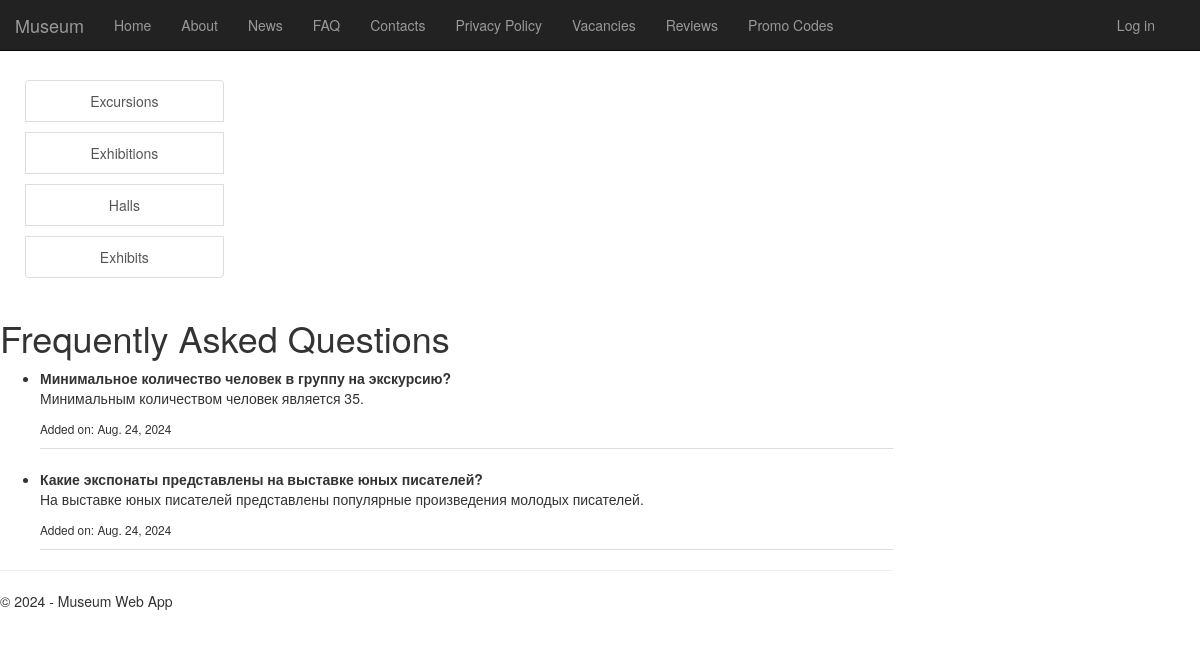
Screenshot of /faq/ with the database file from the repository.
### app/models.py (models this page shows, shortened)
class FAQ(models.Model):
    question = models.CharField(max_length=255)
    answer = models.TextField()
    added_date = models.DateField(auto_now_add=True)

### app/views.py (the view)
# urls.py: re_path(r'^faq/$', views.faq, name='faq'),
def faq(request):
    faqs = FAQ.objects.all()
    if request.user.is_authenticated:
        try:
           employee = Employee.objects.get(user=request.user)
           is_employee = True
        except Employee.DoesNotExist:
           employee = None
           is_employee = False
    else:
        is_employee = False
    assert isinstance(request, HttpRequest)
    return render(
        request,
        'app/faq.html',
        {
            'title':'FAQ',
            'faqs': faqs,
            'is_employee' : is_employee,
            'year':datetime.now().year,
        }
    )

### app/templates/app/faq.html (shortened to what this page needs)
<!DOCTYPE html>
{% extends "app/layout.html" %}
{% block content %}
    <h1>Frequently Asked Questions</h1>
    <ul>
        {% for faq in faqs %}
        <li style="margin-bottom: 20px; padding-bottom: 10px; border-bottom: 1px solid #ddd;">
            <strong>{{ faq.question }}</strong>
            <p>{{ faq.answer }}</p>
            <small>Added on: {{ faq.added_date }}</small><br>
        </li>
        {% endfor %}
    </ul>
{% endblock %}

### app/static/app/content/site.css (style rules this page uses)
body { padding-top: 50px; padding-bottom: 20px; }

### rows the page displays
FAQ: question "Минимальное количество человек в группу на экскурсию?", answer "Минимальным количеством человек является 35.", added_date "Aug. 24, 2024"
FAQ: question "Какие экспонаты представлены на выставке юных писателей?", answer "На выставке юных писателей представлены популярные произведения молодых писателей.", added_date "Aug. 24, 2024"
